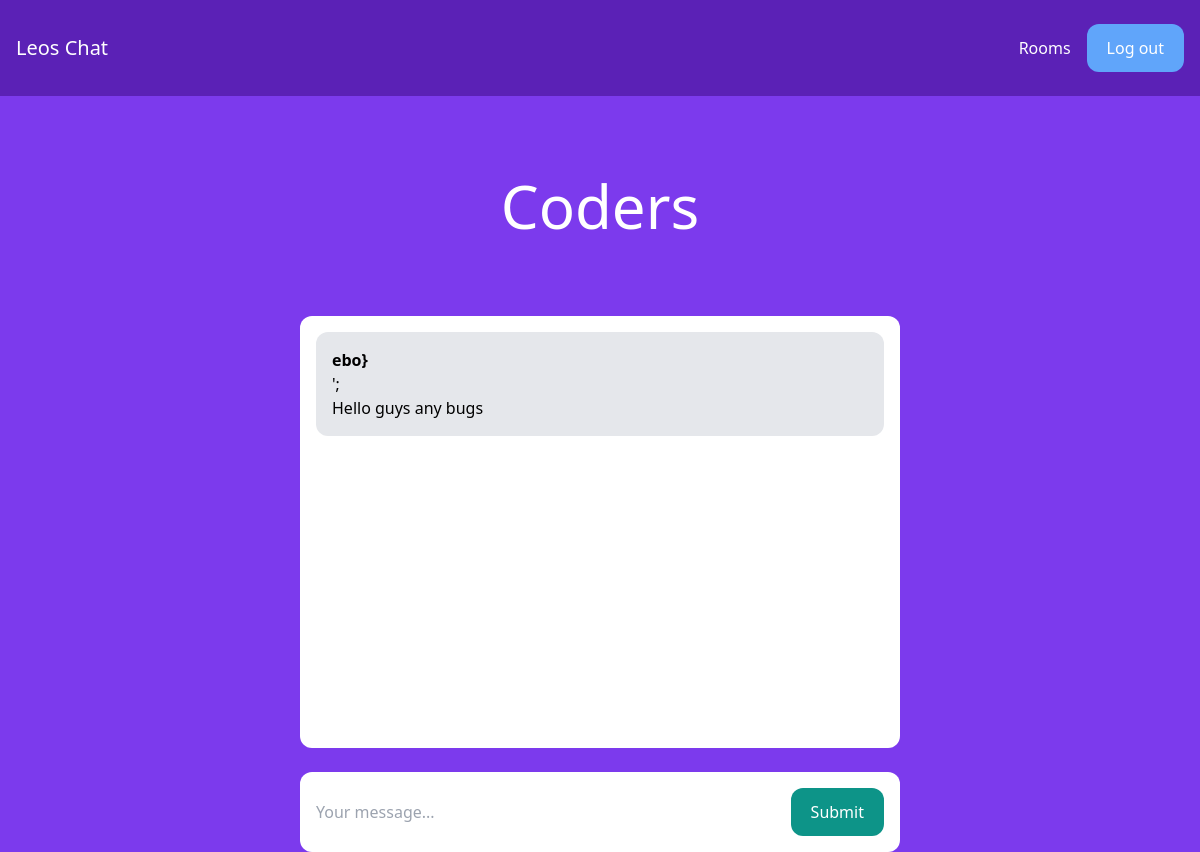
The app's page /rooms/coders/ (signed in), older data.
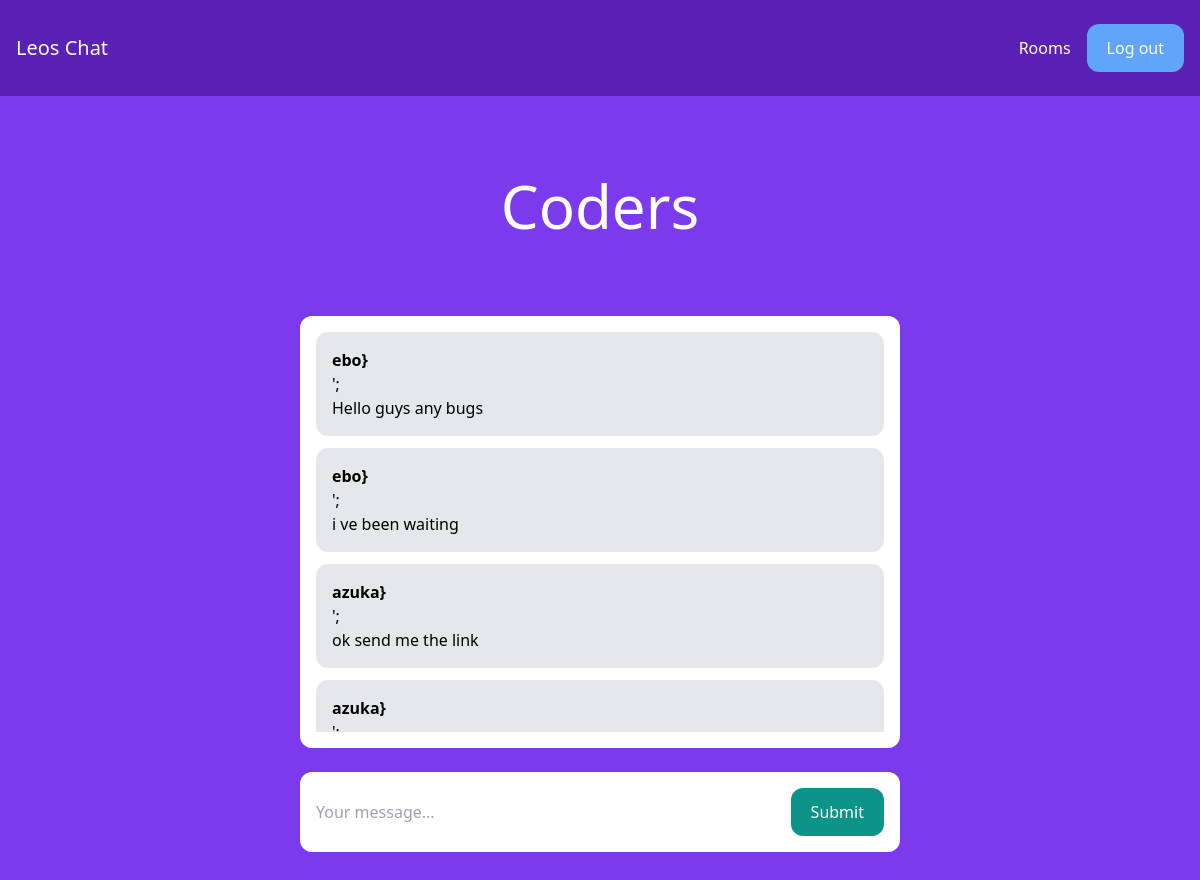
The same page, newer data.
### room/models.py (models this page shows)
class Room (models.Model):
    name = models.CharField(max_length=225)
    slug = models.SlugField(unique=True)

class Message(models.Model):
    room = models.ForeignKey(Room, related_name='messages', on_delete=models.CASCADE)
    user = models.ForeignKey(User, related_name='messages', on_delete=models.CASCADE)
    content = models.TextField()
    date_added = models.DateTimeField(auto_now_add=True)
    class Meta:
        ordering = ('date_added',)

### room/views.py (the view)
# urls.py: path('rooms/', include('room.urls')),
@login_required
def room(request, slug):
    room = Room.objects.get(slug=slug)
    messages = Message.objects.filter(room=room)[0:25]
    return render(request, 'room/room.html',{
        'room':room, 'messages':messages
    })

### room/templates/room/room.html (shortened to what this page needs)
{% extends 'core/base.html' %}
{% block content %}
<div class="p-10 lg:p-20 text-center">
    <h1 class="text-3xl lg:text-6xl text-white"> {{room.name}}</h1>
</div>
<div class="lg:w-2/4 mx-4 lg:mx-auto p-4 bg-white rounded-xl">
    <div class="chat-messages space-y-3" id="chat-messages">
    {% for message in messages %}
    <div class="p-4 bg-gray-200 rounded-xl">
        <p class="font-semibold">{{ message.user.username }}}</p>';
        <p>{{ message.content }}</p>
    </div>
    {% endfor %}
    </div>
</div>
    <div class="lg:w-2/4 mt-6 mx-4 lg:mx-auto p-4 bg-white rounded-xl">
        <form method="post" action="." class="flex">
            <input type="text" name="content" class="flex-1 mr-3" placeholder="Your message..." id="chat-message-input">
            <button class="px-5 py-3 rounded-xl text-white bg-teal-600 hover:bg-teal-700"id="chat-message-submit"
            >Submit</button>
        </form>
    </div>
{% endblock %}

### core/templates/core/base.html (shortened to what this page needs)
<!DOCTYPE html>
<html>
  <head>
    <script src="https://cdn.tailwindcss.com"></script>
  </head>
  <body class="bg-violet-600">
    <nav class="flex items-center justify-between px-4 py-6 bg-violet-800">
      <div>
         <a href="/" class="text-xl text-white"> Leos Chat</a>
      </div>
    <div class="flex items-center space-x-4">
        {% if request.user.is_authenticated %}
        <a href="/rooms/" class="text-white hover:text-gray-200">Rooms</a>
        <a href="{% url 'logout' %}" class="px-5 py-3 rounded-xl text-white bg-blue-400 hover:bg-violet-600">Log out</a>
        {% else %}
        <a href="{% url 'login' %}" class="text-wite hovher:text-blue-200">Log in</a>
        <a href="/signup/" class="px-5 py-3 rounded-xl text-white  bg-blue-400 hover:bg-violet-600">Sign up</a>
      {% endif %}
    </div>
    </nav>
     {% block content %}
      {% endblock %}
  </body>
</html>

### core/templates/core/base.html (style rules this page uses)
.chat-messages { height: 400px; overflow-y: auto; }

Row changes from the older to the newer data that the page shows:
added Message: user.username "ebo", content "i ve been waiting"
added Message: user.username "azuka", content "ok send me the link"
added Message: user.username "azuka"
